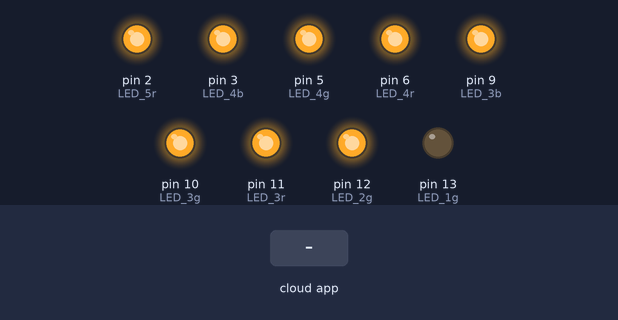
A sketch run on a simulated Arduino Nano, built with avr-gcc and run on an emulated ATmega328P. Parts: output pins drawn as LEDs (lit = HIGH). The test bench sets the inputs (shaded band). The ROS host is connected and sends only what is stated.

Above: at 1.2 s.
1.3 s: the phone or cloud app sets hw_status_nano to 1
At 2.6 s:
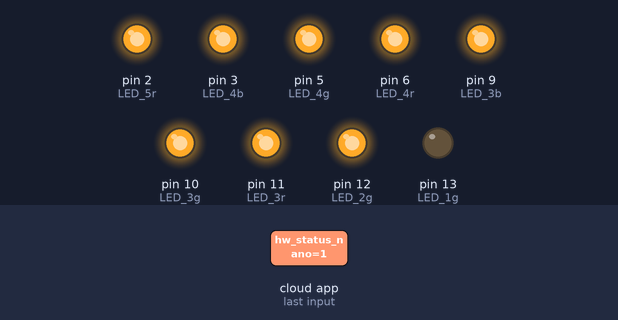
2.9 s: the phone or cloud app sets op_status_nano to 0
At 3.6 s:
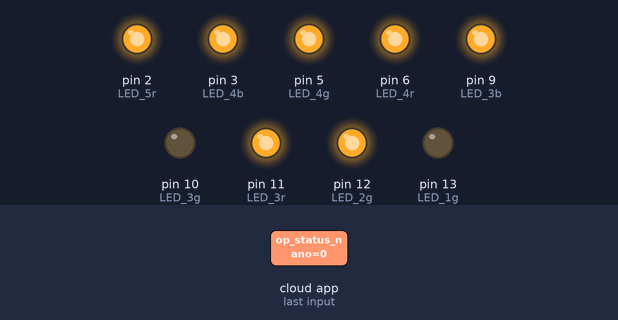
4.4 s: the phone or cloud app sets task_status_nano to 0
At 5.6 s:
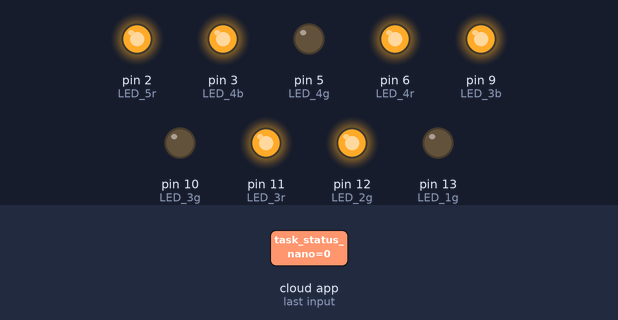
5.9 s: the phone or cloud app sets lock_status_nano to 1
At 6.4 s:
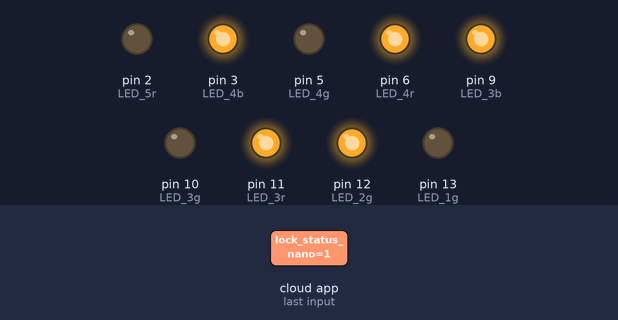
7.4 s: the phone or cloud app sets op_status_nano to 45
At 8.4 s:
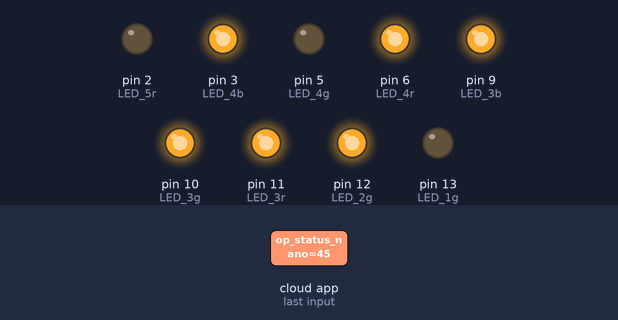
8.9 s: the phone or cloud app sets task_status_nano to 45
At 9.8 s:
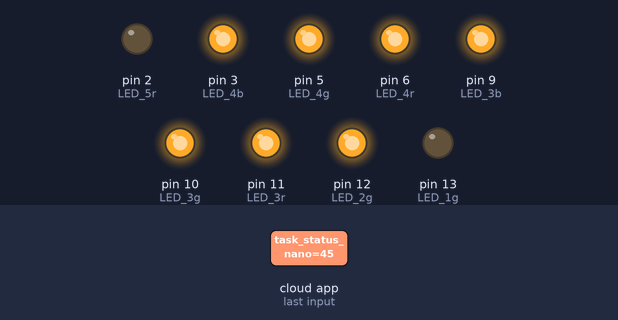
Timing chart, 0 to 11.4 s (numbered marks = the images above; inputs shaded):
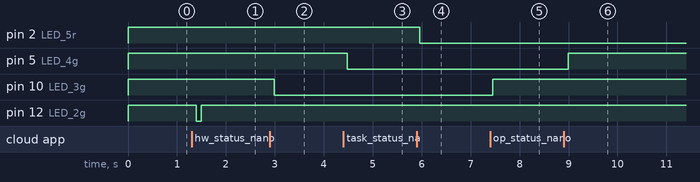

Measured:
- after the input at 1.3 s, pin 12 (LED_2g): HIGH → LOW after 0.09 s, → HIGH 0.10 s later
- after the input at 2.9 s, pin 10 (LED_3g): HIGH → LOW after 0.08 s
- after the input at 4.4 s, pin 5 (LED_4g): HIGH → LOW after 0.07 s
- after the input at 5.9 s, pin 2 (LED_5r): HIGH → LOW after 0.07 s
- after the input at 7.4 s, pin 10 (LED_3g): LOW → HIGH after 0.06 s
- after the input at 8.9 s, pin 5 (LED_4g): LOW → HIGH after 0.10 s

The sketch:

nano_status.ino
```cpp
/* Author: Dhruv Tyagi
 * Subscribers:
 *    - /hw_status_nano: [std_msgs::Bool] listen to heartbeat every 1.5 seconds
 *    - /op_status_nano: [std_msgs::Int32] current operation mode
 *    - /task_status_nano: [std_msgs::Int32] current task mode
 *    - /lock_status_nano: [std_msgs::Bool] current lock status
 *
 * - Source code for arduin nano to handle LED status indicators
 * - LED 1
 *    Green: Power On
 * - LED 2
 *    Green: [Blinking] Heartbeat for ROS
 * - LED 3
 *    Green: Standby, White: Teleop, Blue: Autonomous
 * - LED 4
 *    Green: Idle, White: Nav, Blue: Exc, Red: DMP
 * - LED 5
 *    Red: Rover Locked
 *
 * TODO
 * -
 * */

#include <ros.h>
#include <std_msgs/Int32.h>
#include <std_msgs/Bool.h>


//-------------------- Pins -------------------
// LED 1
#define LED_1g 13
// LED 2
#define LED_2g 12
// LED 3
#define LED_3r 11
#define LED_3g 10
#define LED_3b 9
// LED 4
#define LED_4r 6
#define LED_4g 5
#define LED_4b 3
// LED 5
#define LED_5r 2


//-------------- Global Variables -------------
// Default values
int val_1g = 0;
int val_2g = 255;
int val_3r = 255;
int val_3g = 255;
int val_3b = 255;
int val_4r = 255;
int val_4g = 255;
int val_4b = 255;
int val_5r = 255;
volatile unsigned long long last_hw_msg = millis();

// ---------------- ROS Setup -----------------
// ROS Node handle
ros::NodeHandle nh;

// Callbacks
void hwCB(const std_msgs::Bool& msg){
    // Hardware status indicated by 2nd LED
    if(msg.data){
      val_2g = 0;
    }
    else{
      val_2g = 255;
    }
    last_hw_msg = millis();
}
void opCB(const std_msgs::Int32& msg){
    // Operation mode indicated by 3rd LED
    switch(msg.data){
      case 0: // Standby mode : Green
        val_3r = 255;
        val_3g = 0;
        val_3b = 255;
        break;

      case 1: // Teleop mode : White
        val_3r = 0;
        val_3g = 0;
        val_3b = 0;
        break;

      case 2: // Autonomous mode : Blue
          val_3r = 255;
          val_3g = 255;
          val_3b = 0;
        break;

      default: // Default : Off
        val_3r = 255;
        val_3g = 255;
        val_3b = 255;
    }
}
void taskCB(const std_msgs::Int32& msg){
    // Task mode indicated by 4th LED
    switch(msg.data){
      case 0: // Idle mode : Green
        val_4r = 255;
        val_4g = 0;
        val_4b = 255;
        break;

      case 1: // Nav mode : White
        val_4r = 0;
        val_4g = 0;
        val_4b = 0;
        break;

      case 2: // Exc mode : Blue
        val_4r = 255;
        val_4g = 255;
        val_4b = 0;
        break;

      case 3: // Dmp mode : Red
        val_4r = 0;
        val_4g = 255;
        val_4b = 255;
        break;

      default: // Default : Off
        val_4r = 255;
        val_4g = 255;
        val_4b = 255;
    }
}
void lockCB(const std_msgs::Bool& msg){
    // Lock status indicated by 5th LED
    if(msg.data){
      val_5r = 0;
    }
    else{
      val_5r = 255;
    }
}


// ROS Variables
ros::Subscriber<std_msgs::Bool> hw_sub("/hw_status_nano", &hwCB);
ros::Subscriber<std_msgs::Int32> op_sub("/op_status_nano", &opCB);
ros::Subscriber<std_msgs::Int32> task_sub("/task_status_nano", &taskCB);
ros::Subscriber<std_msgs::Bool> lock_sub("/lock_status_nano", &lockCB);


//------------------- Setup ------------------
void setup() {
  // Initialize node
  nh.initNode();
  nh.subscribe(hw_sub);
  nh.subscribe(op_sub);
  nh.subscribe(task_sub);
  nh.subscribe(lock_sub);

  // LED 1 Output mode
  pinMode(LED_1g, OUTPUT);
  // LED 2 Output mode
  pinMode(LED_2g, OUTPUT);
  // LED 3 Output mode
  pinMode(LED_3r, OUTPUT);
  pinMode(LED_3g, OUTPUT);
  pinMode(LED_3b, OUTPUT);
  // LED 4 Output mode
  pinMode(LED_4r, OUTPUT);
  pinMode(LED_4g, OUTPUT);
  pinMode(LED_4b, OUTPUT);
  // LED 5 Output mode
  pinMode(LED_5r, OUTPUT);

  // LED 1 write value
  analogWrite(LED_1g, val_1g);
  // LED 2 write value
  analogWrite(LED_2g, val_2g);
  // LED 3 write value
  analogWrite(LED_3r, val_3r);
  analogWrite(LED_3g, val_3g);
  analogWrite(LED_3b, val_3b);
  // LED 4 write value
  analogWrite(LED_4r, val_4r);
  analogWrite(LED_4g, val_4g);
  analogWrite(LED_4b, val_4b);
  // LED 5 write value
  analogWrite(LED_5r, val_5r);

  while(nh.connected()==false){
    nh.spinOnce(); // Spin node
    delay(50);
  }
  nh.loginfo("Nano setup completed");
}


//------------------- Loop -------------------
void loop() {
  // 2nd LED Heartbeat blink for 80 ms
  if(millis() - last_hw_msg > 120 && val_2g != 255){
    val_2g = 255;
  }

  // LED 1 write value
  analogWrite(LED_1g, val_1g);
  // LED 2 write value
  analogWrite(LED_2g, val_2g);
  // LED 3 write value
  analogWrite(LED_3r, val_3r);
  analogWrite(LED_3g, val_3g);
  analogWrite(LED_3b, val_3b);
  // LED 4 write value
  analogWrite(LED_4r, val_4r);
  analogWrite(LED_4g, val_4g);
  analogWrite(LED_4b, val_4b);
  // LED 5 write value
  analogWrite(LED_5r, val_5r);

  nh.spinOnce(); // Spin node
  delay(50);
}
```
